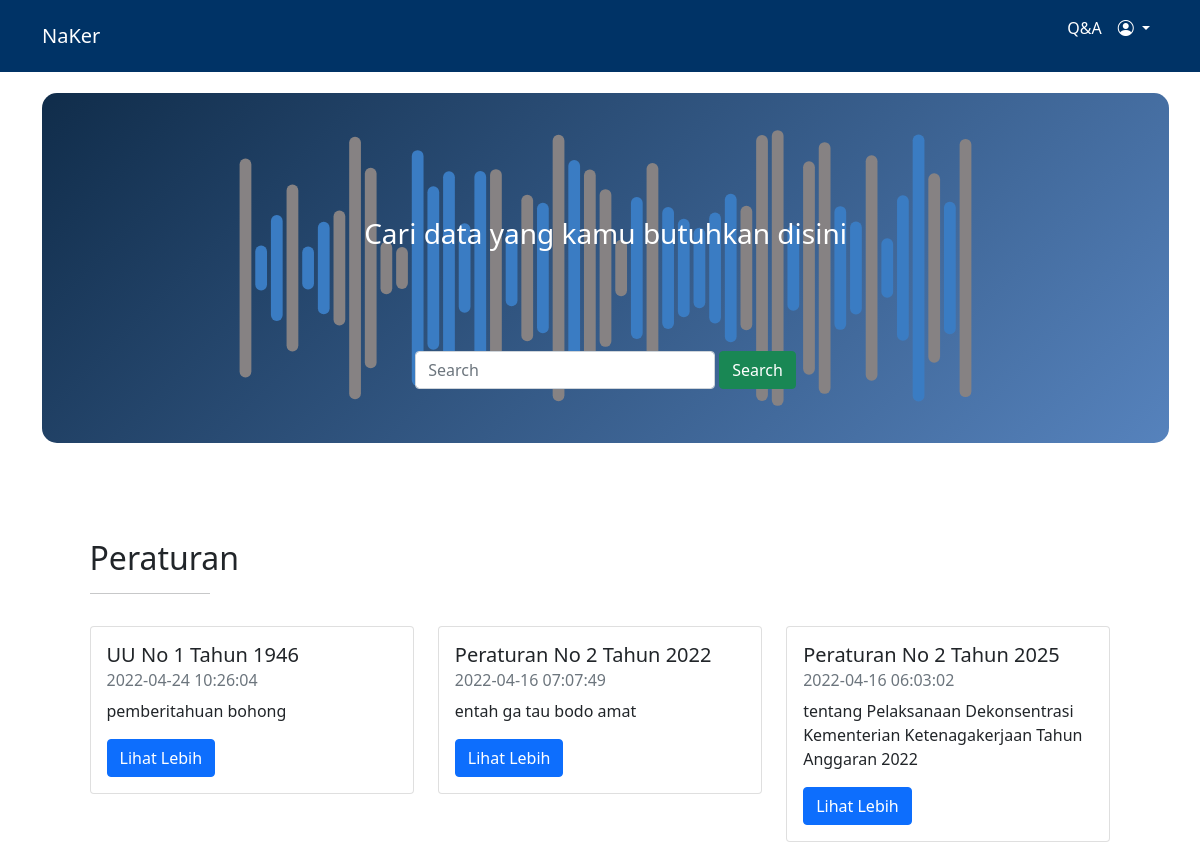
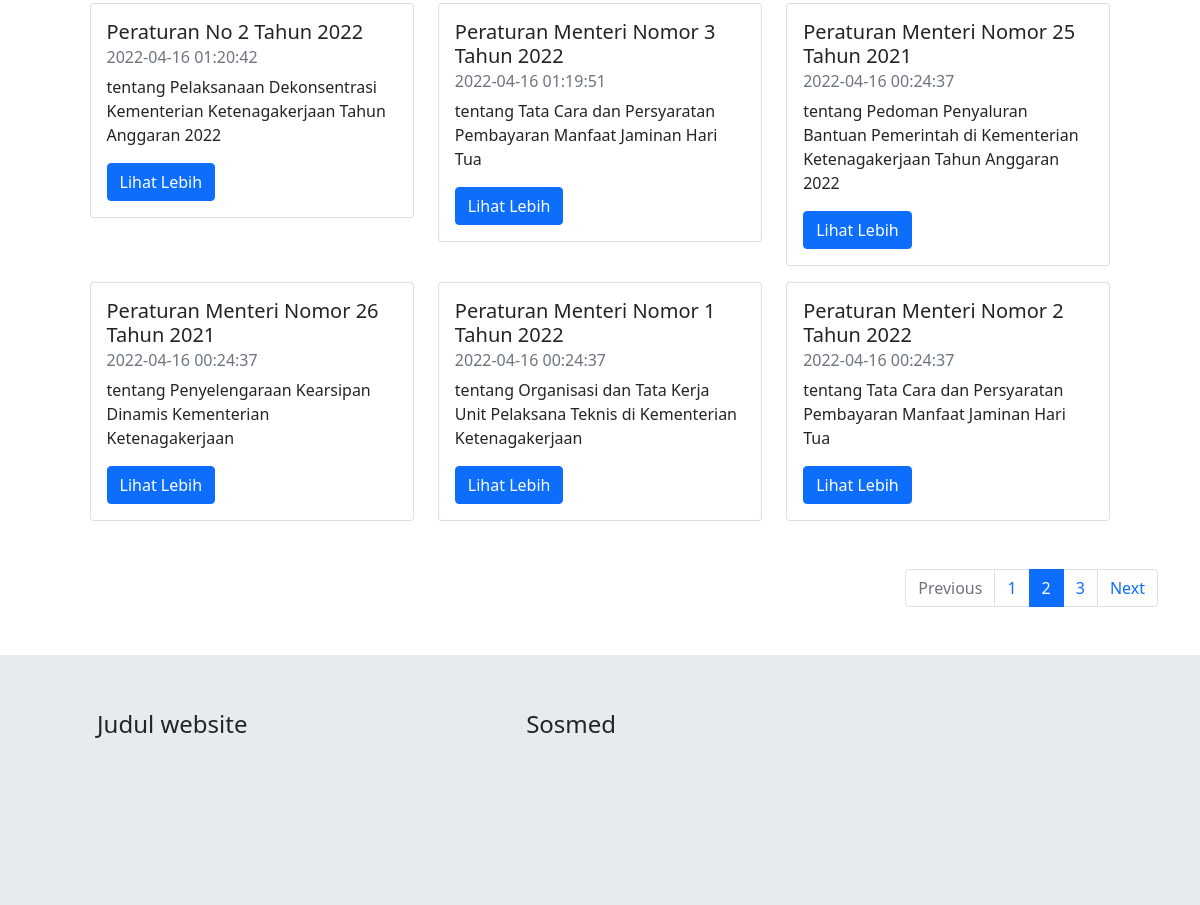
The page /public/index.php on the database its author committed (2 pictures, top to bottom).
### tables this page shows
CREATE TABLE `contents` (
  `id` int NOT NULL AUTO_INCREMENT,
  `peraturan` varchar(128) NOT NULL,
  `tentang` varchar(255) NOT NULL,
  `content` text NOT NULL,
  `time_create` timestamp NULL DEFAULT CURRENT_TIMESTAMP,
  PRIMARY KEY (`id`)
);

### app/core/Controller.php (called while the page is built, shortened)
<?php
class Controller {
    public function view($view, $data = []) {
        require_once "../app/views/" . $view . '.php';
    }
    public function model($model) {
        return new $model;
    }
}

### app/controllers/Home.php (called while the page is built, shortened)
<?php session_start();
class Home extends Controller {
    public function index() {
        $data['page'] = "Home | Naker";
        $data['all'] = $this->model('Content_model')->getAll();
        $this->view("templates/header", $data);
        $this->view("Home/index", $data);
        $this->view("templates/footer");
    }
}

### app/core/App.php (called while the page is built, shortened)
<?php
class App {
    private $method = 'index';
    private $parameter = [];
    public function __construct() {
        $this->controller = new $this->controller;
        call_user_func_array([$this->controller, $this->method], $this->parameter);
    }
}

### public/index.php (called while the page is built, shortened)
<?php
$app = new App();

### app/core/Database.php (called while the page is built, shortened)
<?php
class Database {
    private $host = DB_HOST;
    private $user = DB_USER;
    private $pass = DB_PASS;
    private $db_name = DB_NAME;
    private $connect;
    private $sql;
    public function __construct() {
        $source = "mysql:host=" . $this->host . ";dbname=" . $this->db_name;
        $options = [
            PDO::ATTR_PERSISTENT => true,
            PDO::ATTR_ERRMODE => PDO::ERRMODE_EXCEPTION
        ];
        try{
            $this->connect = new PDO($source, $this->user, $this->pass, $options);
        } catch(PDOException $e) {
            die($e->getMessage());
        }
    }
    public function query($sql) {
        $this->sql = $this->connect->prepare($sql);
    }
    public function execute() {
        $this->sql->execute();
    }
    public function resultSet() {
        $this->execute();
        return $this->sql->fetchAll(PDO::FETCH_ASSOC);
    }
}

### app/models/Content_model.php (called while the page is built, shortened)
<?php
class Content_model {
    private $db;
    public function __construct()
    {
        $this->db = new Database;
    }
    public function getAll() {
        $this->db->query("SELECT * FROM contents ORDER BY id DESC");
        return $this->db->resultSet();
     }
}

### app/views/home/index.php (the view, shortened to what this page needs)
<nav class="navbar fixed-top navbar-expand-lg navbar-dark" style="background-color: #003366;">
  <div class="container">
    <a class="navbar-brand" href="<?= BASEURL ?>home">NaKer</a>
      <div class="navbar-nav">
      <a href="<?= BASEURL ?>Home/qa"class="nav nav-link active">Q&A</a>
        <div class="dropdown">
            <p class="nav-link active dropdown-toggle" type="button" id="dropdownMenuButton1" data-bs-toggle="dropdown" aria-expanded="false">
            <i class="bi bi-person-circle fa-1x"></i>
            </p>
        </div>
      </div>
  </div>
</nav>
<section style="padding-top: 45px;">
    <div class="container mt-5">
        <div class="box">
            <br>
            <h3 style="color: white; padding-top: 100px;" class="text-center">Cari data yang kamu butuhkan disini</h3>
            <form action="<?= BASEURL ?>home/cari/#here" method="POST" class="d-flex justify-content-center" style="margin-top: 100px;">
                <input class="form-control me-1" type="search" name="keyword" placeholder="Search" aria-label="Search" style="width: 300px;" autocomplete="off" autofocus>
                <button id="here" class="btn btn-success" type="submit" name="submit">Search</button>
            </form>
        </div>
    </div>
</section>
<section>
    <div class="container mt-5">
        <div class="row justify-content-center">
            <div class="col-md-11">
                <h2 class="mt-5">Peraturan</h2>
                <hr width="120px">
                <div class="row">
                    <?php foreach($data['all'] as $d) : ?>
                    <div class="col-md-4 mt-3">
                        <div class="card">
                            <div class="card-body">
                                <h5 class="card-title"><?= $d['peraturan']; ?></h5>
                                <h6 class="card-subtitle mb-2 text-muted"><?= $d['time_create']; ?></h6>
                                <p class="card-text"><?= $d['tentang']; ?></p>
                                <a href="<?= BASEURL ?>auth" class="btn btn-primary">Lihat Lebih</a>
                            </div>
                        </div>
                    </div>
                    <?php endforeach; ?>
                </div>
            </div>
        </div>
        <nav aria-label="Page navigation example" class="mt-5">
            <ul class="pagination justify-content-end">
                <li class="page-item disabled">
                    <a class="page-link" href="#" tabindex="-1">Previous</a>
                </li>
                <li class="page-item"><a class="page-link" href="#">1</a></li>
                <li class="page-item active"><a class="page-link" href="#">2</a></li>
                <li class="page-item"><a class="page-link" href="#">3</a></li>
                <li class="page-item">
                    <a class="page-link" href="#">Next</a>
                </li>
            </ul>
        </nav>
    </div>
</section>
<div class="ftr mt-5">
    <div class="container ">
        <div class="row p">
            <div class="col-md-4 ">
                <h4>Judul website</h4>
            </div>
            <div class="col-md-6 offset-1">
                <h4>Sosmed</h4>
            </div>
        </div>
    </div>
</div>

### app/views/templates/header.php (shortened to what this page needs)
<!doctype html>
<html lang="en">
  <head>
    <link href="https://cdn.jsdelivr.net/npm/bootstrap@5.1.3/dist/css/bootstrap.min.css" rel="stylesheet">
    <link rel="stylesheet" href="https://cdnjs.cloudflare.com/ajax/libs/font-awesome/6.1.1/css/all.min.css">
    <link rel="stylesheet" href="https://cdn.jsdelivr.net/npm/bootstrap-icons@1.8.0/font/bootstrap-icons.css">
    <link rel="stylesheet" href="<?= BASEURL ?>css/style.css">
  </head>
  <body>

### app/views/templates/footer.php (shortened to what this page needs)
  </body>
</html>

### public/css/style.css (style rules this page uses)
section div.container div.box { margin: auto; width: 101%; height: 350px; background-color: grey; border-radius: 15px; background-image: url('../img/Wave.svg'); background-size: cover; background-position: center; }
div.ftr { background-color: #E6EBF0; height: 250px; }
.p { padding: 55px; }

### rows shown on the page
contents: peraturan "UU No 1 Tahun 1946", time_create "2022-04-24 10:26:04", tentang "pemberitahuan bohong"
contents: peraturan "Peraturan No 2 Tahun 2022", time_create "2022-04-16 07:07:49", tentang "entah ga tau bodo amat"
contents: peraturan "Peraturan No 2 Tahun 2025", time_create "2022-04-16 06:03:02", tentang "tentang Pelaksanaan Dekonsentrasi Kementerian Ketenagakerjaan Tahun Anggaran 2022"
contents: peraturan "Peraturan No 2 Tahun 2022", time_create "2022-04-16 01:20:42", tentang "tentang Pelaksanaan Dekonsentrasi Kementerian Ketenagakerjaan Tahun Anggaran 2022"
contents: peraturan "Peraturan Menteri Nomor 3 Tahun 2022", time_create "2022-04-16 01:19:51", tentang "tentang Tata Cara dan Persyaratan Pembayaran Manfaat Jaminan Hari Tua"
contents: peraturan "Peraturan Menteri Nomor 25 Tahun 2021", time_create "2022-04-16 00:24:37", tentang "tentang Pedoman Penyaluran Bantuan Pemerintah di Kementerian Ketenagakerjaan Tahun Anggaran 2022"
contents: peraturan "Peraturan Menteri Nomor 26 Tahun 2021", time_create "2022-04-16 00:24:37", tentang "tentang Penyelengaraan Kearsipan Dinamis Kementerian Ketenagakerjaan"
contents: peraturan "Peraturan Menteri Nomor 1 Tahun 2022", time_create "2022-04-16 00:24:37", tentang "tentang Organisasi dan Tata Kerja Unit Pelaksana Teknis di Kementerian Ketenagakerjaan"
contents: peraturan "Peraturan Menteri Nomor 2 Tahun 2022", time_create "2022-04-16 00:24:37", tentang "tentang Tata Cara dan Persyaratan Pembayaran Manfaat Jaminan Hari Tua"
